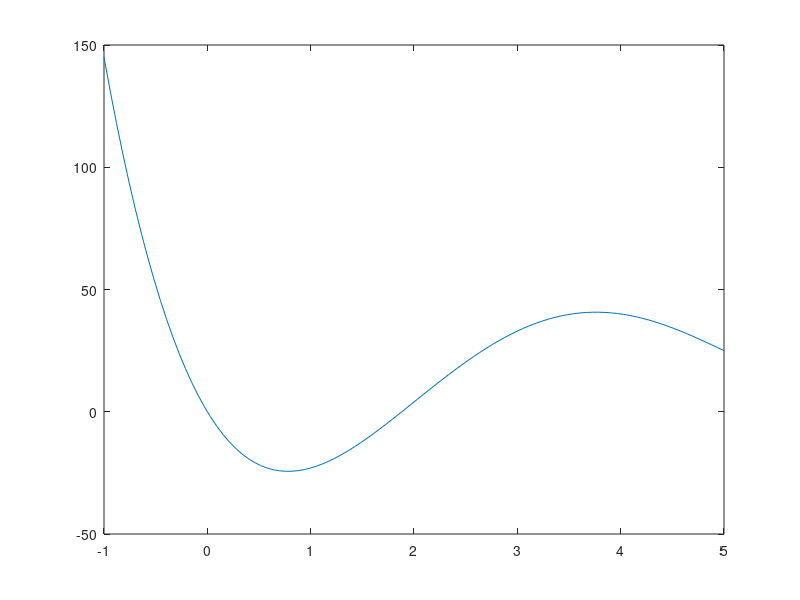

Write MATLAB code to recreate this figure. (Note: this script raises an error after producing the figure.)
function one_dim_newton_test
% ONE_DIM_NEWTON_TEST test bench for one_dim_newton algorithm
    f = @(x) x.^4 - 14*x.^3 + 60*x.^2 - 70*x;
    X = linspace(-1, 5, 100);
    Y = f(X);
    plot(X, Y); hold on;
    
    disp('evaluating from left');
    x0 = 0.; % from left
    minimiser = one_dim_newton(f, x0);
    plot(minimiser, f(minimiser), 'go');
    
    disp('evaluating from right');
    x0 = 1.; % from right
    minimiser = one_dim_newton(f, x0);
    plot(minimiser, f(minimiser), 'rx');
    
    disp('evaluating from right');
    x0 = 2.5; % from right
    minimiser = one_dim_newton(f, x0);
    plot(minimiser, f(minimiser), 'rx'); hold off;
end